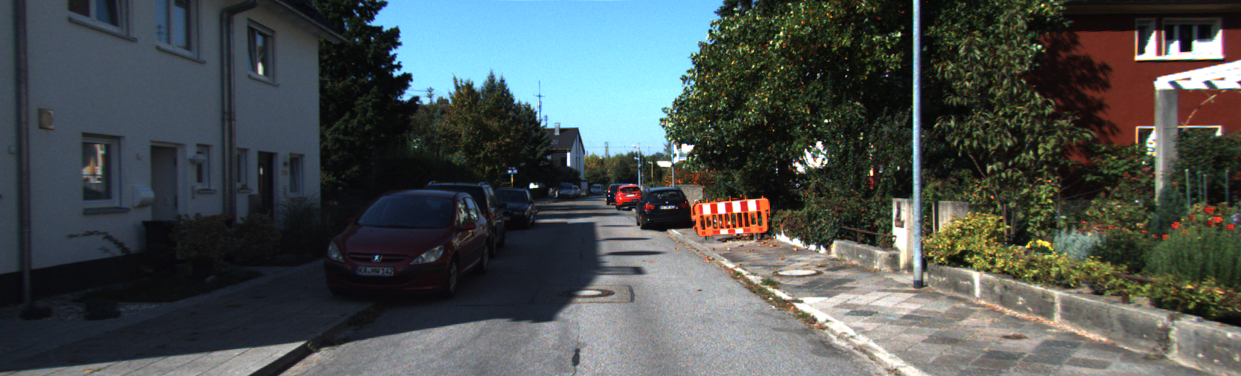
//> input picture SLAM_Demo/Frontend/Features/000888.png, 1241 x 376 px
$ ./stereo_vision   (built with g++ and OpenCV 4)
//> lines starting //> are read from the running program, lines starting //| are printed output that depends on the picture; after the words box and inside, x2 and y2 are one past the last pixel; in counts of white or black regions, pixels touching at a corner belong together
//
// Created by Robotics_qi on 2021/2/22.
//

#include <vector>
#include <string>
#include <unistd.h>
#include <Eigen/Core>
#include <opencv2/opencv.hpp>

using namespace std;
using namespace Eigen;

std::string left_file = "/Users/robotics_qi/Data/Kitti/sequences/00/image_2/000888.png";
std::string right_file = "/Users/robotics_qi/Data/Kitti/sequences/00/image_3/000888.png";


void insertDepth32f(cv::Mat& depth)
{
    const int width = depth.cols;
    const int height = depth.rows;
    float* data = (float*)depth.data;
    cv::Mat integralMap = cv::Mat::zeros(height, width, CV_64F);
    cv::Mat ptsMap = cv::Mat::zeros(height, width, CV_32S);
    double* integral = (double*)integralMap.data;
    int* ptsIntegral = (int*)ptsMap.data;
    memset(integral, 0, sizeof(double) * width * height);
    memset(ptsIntegral, 0, sizeof(int) * width * height);
    for (int i = 0; i < height; ++i)
    {
        int id1 = i * width;
        for (int j = 0; j < width; ++j)
        {
            int id2 = id1 + j;
            if (data[id2] > 1e-3)
            {
                integral[id2] = data[id2];
                ptsIntegral[id2] = 1;
            }
        }
    }
    // 积分区间
    for (int i = 0; i < height; ++i)
    {
        int id1 = i * width;
        for (int j = 1; j < width; ++j)
        {
            int id2 = id1 + j;
            integral[id2] += integral[id2 - 1];
            ptsIntegral[id2] += ptsIntegral[id2 - 1];
        }
    }
    for (int i = 1; i < height; ++i)
    {
        int id1 = i * width;
        for (int j = 0; j < width; ++j)
        {
            int id2 = id1 + j;
            integral[id2] += integral[id2 - width];
            ptsIntegral[id2] += ptsIntegral[id2 - width];
        }
    }
    int wnd;
    double dWnd = 2;
    while (dWnd > 1)
    {
        wnd = int(dWnd);
        dWnd /= 2;
        for (int i = 0; i < height; ++i)
        {
            int id1 = i * width;
            for (int j = 0; j < width; ++j)
            {
                int id2 = id1 + j;
                int left = j - wnd - 1;
                int right = j + wnd;
                int top = i - wnd - 1;
                int bot = i + wnd;
                left = max(0, left);
                right = min(right, width - 1);
                top = max(0, top);
                bot = min(bot, height - 1);
                int dx = right - left;
                int dy = (bot - top) * width;
                int idLeftTop = top * width + left;
                int idRightTop = idLeftTop + dx;
                int idLeftBot = idLeftTop + dy;
                int idRightBot = idLeftBot + dx;
                int ptsCnt = ptsIntegral[idRightBot] + ptsIntegral[idLeftTop] - (ptsIntegral[idLeftBot] + ptsIntegral[idRightTop]);
                double sumGray = integral[idRightBot] + integral[idLeftTop] - (integral[idLeftBot] + integral[idRightTop]);
                if (ptsCnt <= 0)
                {
                    continue;
                }
                data[id2] = float(sumGray / ptsCnt);
            }
        }
        int s = wnd / 2 * 2 + 1;
        if (s > 201)
        {
            s = 201;
        }
        cv::GaussianBlur(depth, depth, cv::Size(s, s), s, s);
    }
}

int main()
{
    // 内参读取
    double fx = 718.856, fy = 718.856, cx = 607.1928, cy = 185.2157;
    // 基线
    double b = 0.573;

    // 读取图像.
    cv::Mat left = cv::imread(left_file, 0);
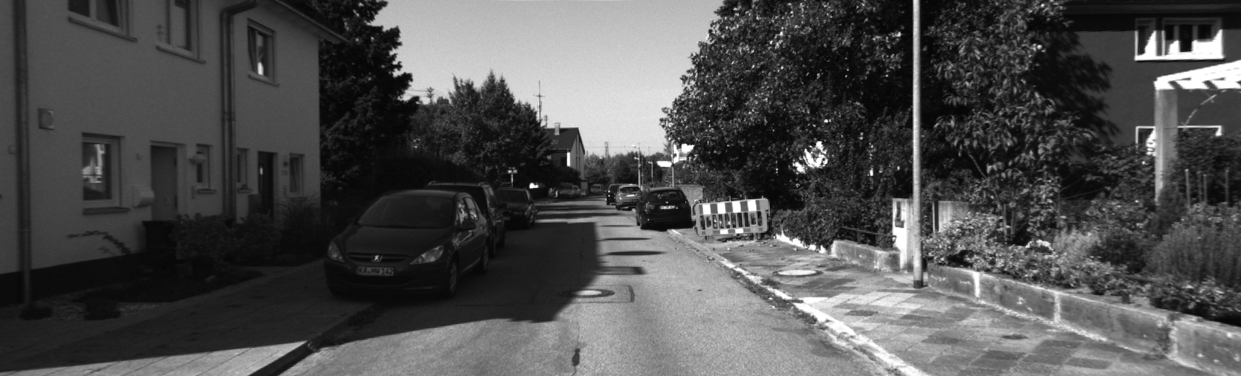
//> left: 376 rows x 1241 cols, CV_8UC1; min 3, max 255, mean 79.7
    cv::Mat right = cv::imread(right_file, 0);

    // Create StereoSGBM Function.
    cv::Ptr<cv::StereoSGBM> sgbm = cv::StereoSGBM::create(0, 96, 9, 8 * 9 * 9, 32 * 9 * 9, 1, 63, 10, 100, 32);
    cv::Mat disparity_sgbm, disparity;
    sgbm->compute(left, right, disparity_sgbm);
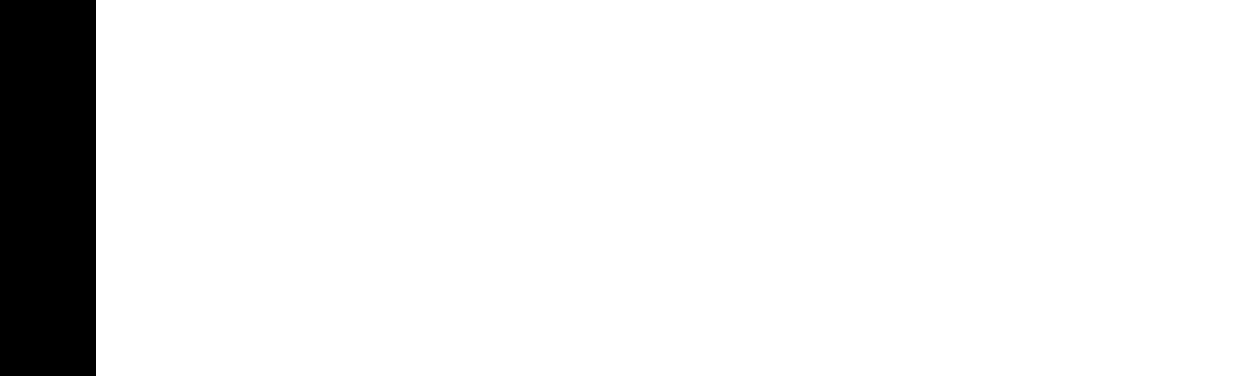
//> disparity_sgbm: 376 rows x 1241 cols, CV_16SC1; values -16 (black) and 0 (white), 92.3% white; 1 black region, box (x1, y1, x2, y2) and area: (0, 0, 96, 376) 36096
    disparity_sgbm.convertTo(disparity, CV_32F, 1.0 / 16.0f);
    std::cout << left.size() << std::endl;
//| [1241 x 376]
    insertDepth32f(disparity);
//> after the loop in insertDepth32f, `for (int i = 0; i < height; ++i)`: integralMap: 376 rows x 1241 cols, CV_64FC1; every value is 0
//> after the loop in insertDepth32f, `for (int i = 0; i < height; ++i)`: ptsMap: 376 rows x 1241 cols, CV_32SC1; every value is 0
//> the loop in insertDepth32f, `while (dWnd > 1)` made 1 pass
//> pass 1, in insertDepth32f, `cv::GaussianBlur(depth, depth, cv::Size(s, s), s, s);`:
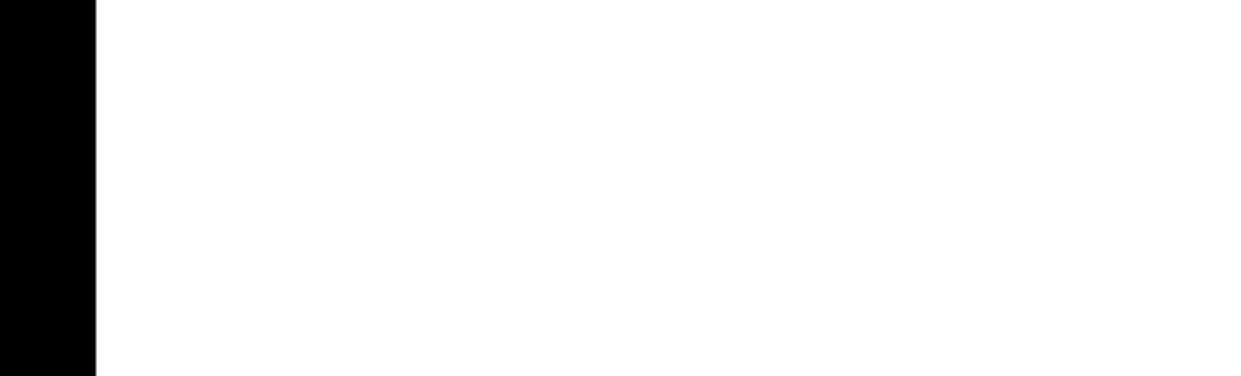
//> depth: 376 rows x 1241 cols, CV_32FC1; min -1, max 0, mean -0.0774; drawn with min black and max white
//> after the loop in insertDepth32f, `while (dWnd > 1)`: dWnd = 1
    cv::imshow("disparity", disparity / 96.0);
    cv::waitKey(0);
    return 0;
}

$ run again, with SLAM_Demo/Frontend/Features/000000.png copied over SLAM_Demo/Frontend/Features/000888.png
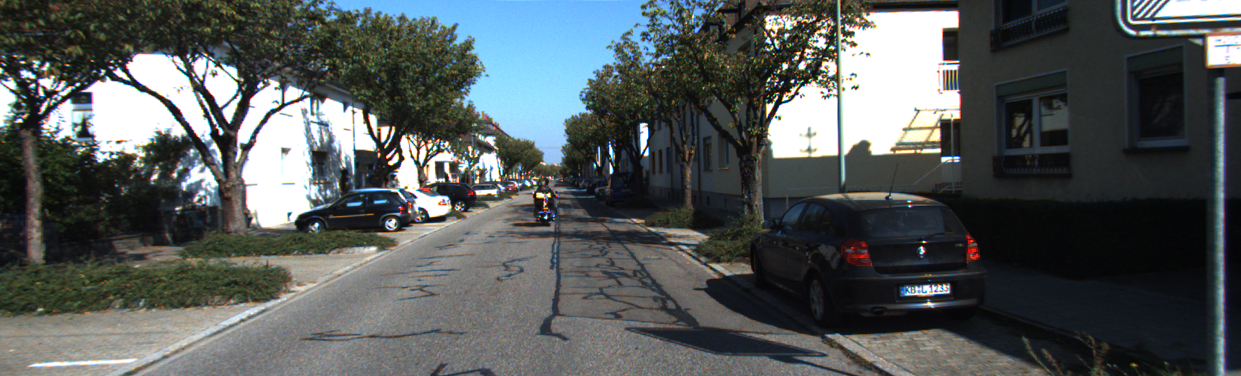
//> input picture SLAM_Demo/Frontend/Features/000000.png, 1241 x 376 px
//> `cv::Mat left = cv::imread(left_file, 0);`:
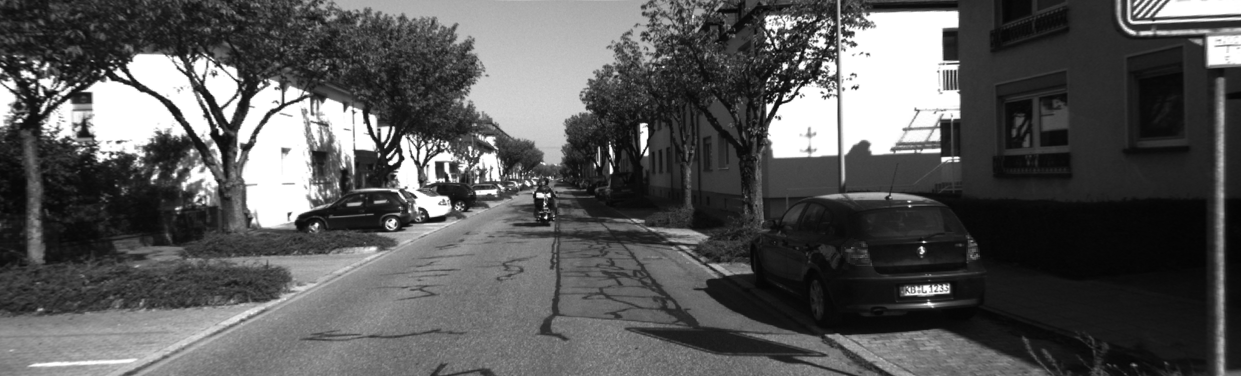
//> left: 376 rows x 1241 cols, CV_8UC1; min 3, max 255, mean 87.7
//> disparity_sgbm: 376 rows x 1241 cols, CV_16SC1; values -16 (black) and 0 (white), 92.3% white; 1 black region, box (x1, y1, x2, y2) and area: (0, 0, 96, 376) 36096
//| [1241 x 376]
//> after the loop in insertDepth32f, `while (dWnd > 1)`: dWnd = 1

$ run again, with SLAM_Demo/Frontend/Features/000896.png copied over SLAM_Demo/Frontend/Features/000888.png
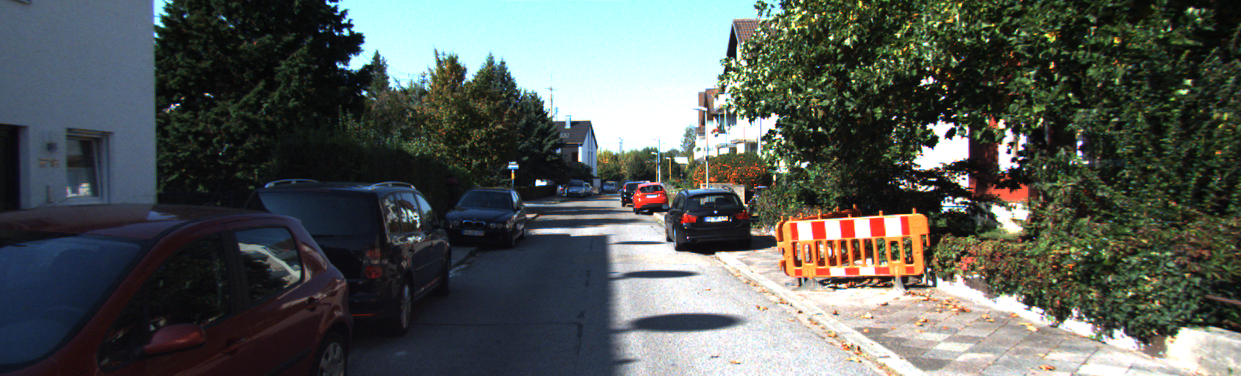
//> input picture SLAM_Demo/Frontend/Features/000896.png, 1241 x 376 px
//> `cv::Mat left = cv::imread(left_file, 0);`:
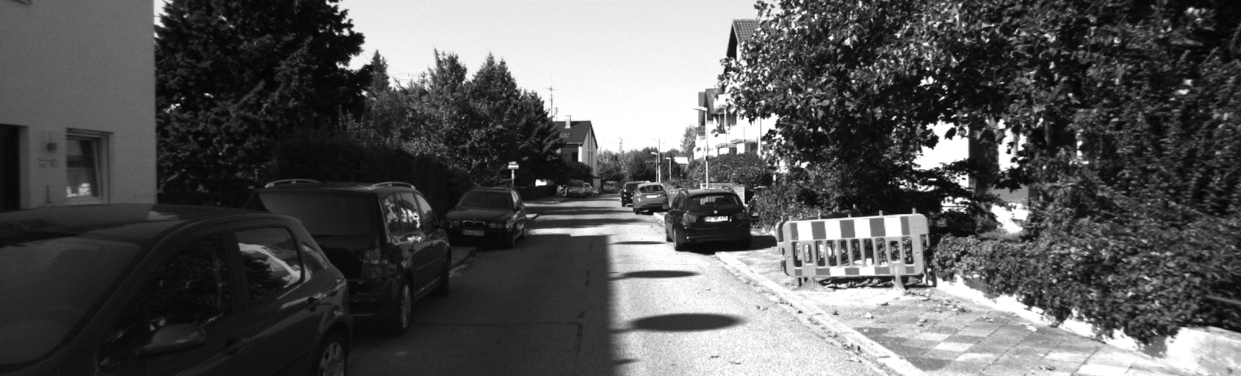
//> left: 376 rows x 1241 cols, CV_8UC1; min 4, max 255, mean 88
//> disparity_sgbm: 376 rows x 1241 cols, CV_16SC1; values -16 (black) and 0 (white), 92.3% white; 1 black region, box (x1, y1, x2, y2) and area: (0, 0, 96, 376) 36096
//| [1241 x 376]
//> after the loop in insertDepth32f, `while (dWnd > 1)`: dWnd = 1
